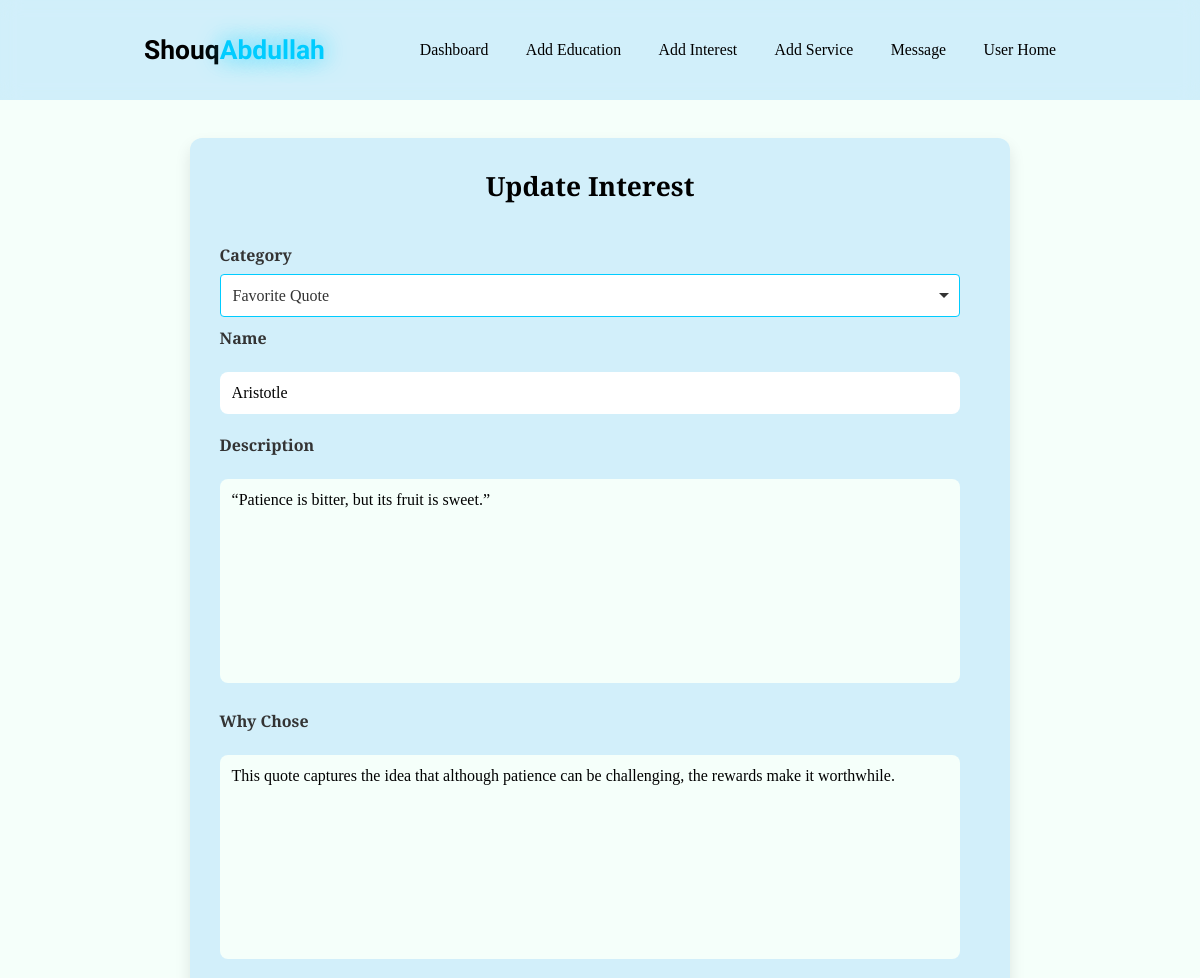
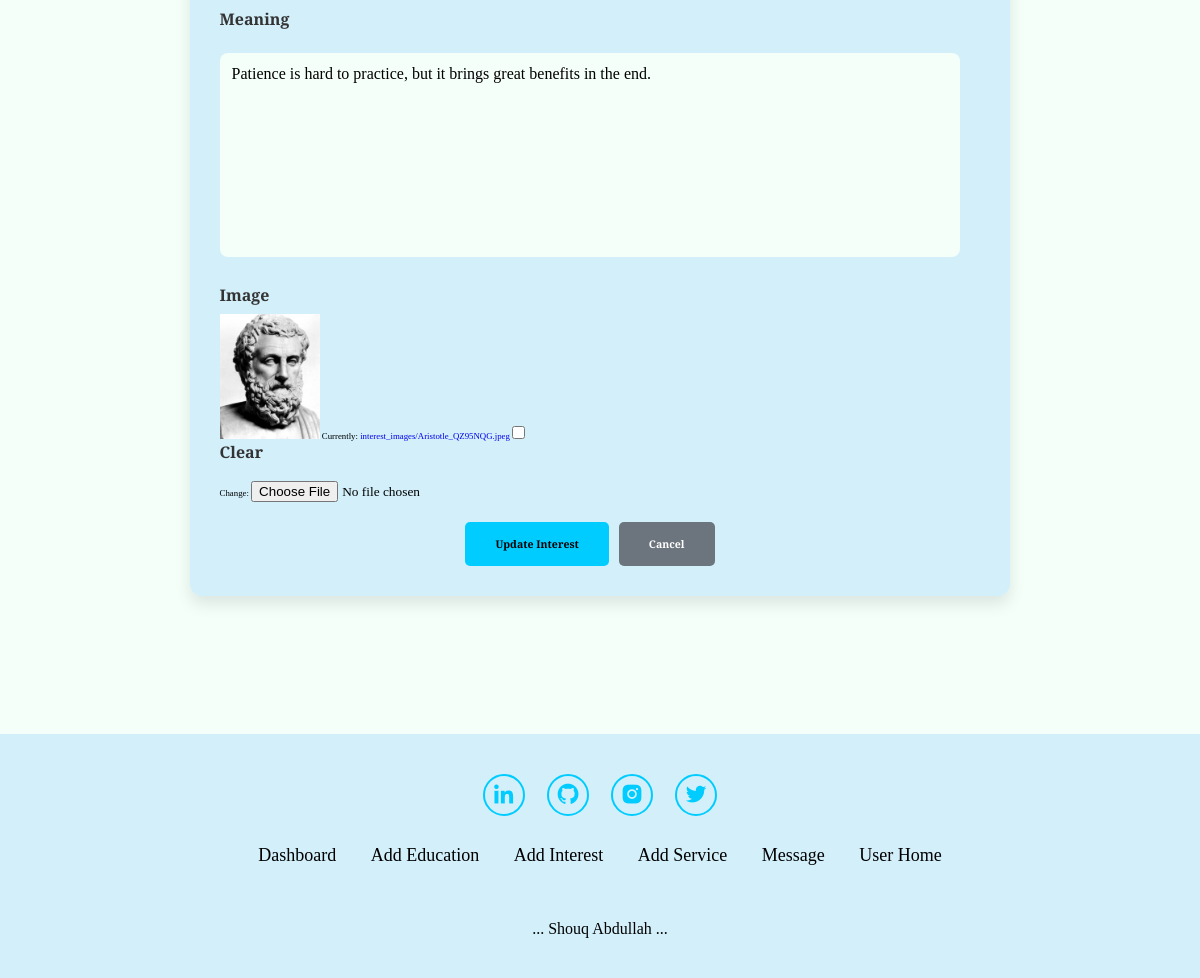
Page /dashboard/interest/edit/13/ on the committed database (2 pictures, top to bottom).
### dashboard/models.py (models this page shows, shortened)
class Interest(models.Model):
    CATEGORY_CHOICES = [
        ('city', 'Favorite City'),
        ('drink', 'Favorite Drink'),
        ('quote', 'Favorite Quote'),
    ]
    name = models.CharField(max_length=255)
    description = models.TextField(null=False, blank=True)
    quote = models.TextField(null=False, blank=True)
    meaning = models.TextField(null=True, blank=True)
    why_chose = models.TextField(null=True, blank=True)
    image = models.ImageField(upload_to='interest_images/', blank=True, null=True)
    category = models.CharField(
        max_length=20,
        choices=CATEGORY_CHOICES,
        null=True,
        blank=True,
        default='city',
    )

### dashboard/views.py (the view)
# urls.py: path('interest/edit/<int:pk>/', views.update_interest, name='update_interest'),
def update_interest(request, pk):
    interest = get_object_or_404(Interest, pk=pk)
    if request.method == 'POST':
        form = InterestForm(request.POST, request.FILES, instance=interest)
        if form.is_valid():
            form.save()
            return redirect('dashboard:interest_list')
        else:
            print(form.errors)
            return render(request, 'dashboard/update_interest.html', {'form': form})
    else:
        form = InterestForm(instance=interest)
    return render(request, 'dashboard/update_interest.html', {'form': form})

### dashboard/forms.py (shortened to what this page needs)
class InterestForm(forms.ModelForm):
    class Meta:
        model = Interest
        fields = ['category', 'name', 'description', 'quote', 'meaning', 'why_chose', 'image']
        widgets = {
            'category': forms.Select(choices=Interest.CATEGORY_CHOICES),
        }

### dashboard/templates/dashboard/update_interest.html (shortened to what this page needs)
{% extends 'about_myself/base.html' %}
{% block content %}
<section>
  <div class="contact-us-card">
    <div class="contact-form">
      <div class="form-container">
        <h1 class="title">Update Interest</h1>
        <form method="POST" enctype="multipart/form-data">
          <div class="form-row">
            <label for="id_category">Category</label>
            {{ form.category }}
          </div>
          <div class="form-row">
            <label for="id_name">Name</label>
            {{ form.name }}
          </div>
          <div class="form-row">
            <label for="id_quote">Description</label>
            {{ form.quote }}
          </div>
          <div class="form-row" id="why_chose_field">
            <label for="id_why_chose">Why Chose</label>
            {{ form.why_chose }}
          </div>
          <div class="form-row" id="meaning_field">
            <label for="id_meaning">Meaning</label>
            {{ form.meaning }}
          </div>
          <div class="form-row">
            <label for="id_image">Image</label>
            {% if form.instance.image %}
                <img src="{{ form.instance.image.url }}" alt="Current Image" style="width: 100px; height: auto;">
            {% endif %}
            {{ form.image }}
        </div>
          <div class="card-buttons">
            <button type="submit" class="btn2 btn-primary">Update Interest</button>
            <a href="{% url 'dashboard:interest_list' %}" class="btn2 btn-secondary2">Cancel</a>
          </div>
        </form>
      </div>
    </div>
  </div>
</section>
{% endblock %}

### about_myself/static/css/style.css (style rules this page uses)
* { margin: 0; padding: 0; box-sizing: border-box; text-decoration: none; border: none; outline: none; scroll-behavior: smooth; font-family: 'Playfair Display', serif; }
:root { --bg-color:#F5FFFA; --second-bg-color:rgba(159, 215, 249, 0.41); --text-color:black; --main-color:#00CCFF; }
html { font-size: 60%; scroll-behavior: smooth; }
body { background: var(--bg-color); color: var(--text-color); }
section { min-height: 100vh; padding: 10rem 12% 10rem; }
.contact-us-card { background-color: var(--second-bg-color); width: 90%; margin: 50px auto; padding: 30px; border-radius: 12px; box-shadow: 0 8px 16px rgba(0, 0, 0, 0.1); font-family: Arial, sans-serif; }
.contact-form { flex: 1; min-width: 300px; padding-right: 20px; }
.contact-form h1 { font-size: 3rem; font-weight: bold; color: var(--text-color); margin-bottom: 20px; font-family: 'Playfair Display', serif; }
.form-container { text-align: left; }
.form-container { display: flex; flex-direction: column; gap: 20px; }
label { display: block; font-size: 16px; font-weight: 600; margin-bottom: 8px; color: #333; font-family: 'Playfair Display', serif; }
textarea { width: 100%; padding: 12px; margin-bottom: 15px; border: 1px; border-radius: 8px; font-size: 16px; font-family: 'Playfair Display', serif; transition: border-color 0.3s ease; background-color: var(--bg-color); color: var(--text-color); resize: none; margin-top: 15px; }
@media (max-width:1285px) { html { font-size: 55%; } }
form input[type="text"] { width: 100%; padding: 12px; margin-bottom: 10px; border: 1px; border-radius: 8px; font-size: 16px; font-family: 'Playfair Display', serif; transition: border-color 0.3s ease; background-color: white; color: var(--text-color); margin-top: 15px; }
.card-buttons { display: flex; justify-content: center; gap: 10px; flex-wrap: wrap; margin-top: 20px; font-family: 'Playfair Display', serif; }
.title { font-size: 2.5rem; color: #333; margin-bottom: 20px; text-align: center; }
.title { font-size: 2.5rem; color: #333; margin-bottom: 20px; text-align: center; font-family: 'Playfair Display', serif; }
.btn2 { padding: 15px 30px; font-size: 1.2rem; border-radius: 5px; cursor: pointer; transition: background-color 0.3s; font-family: 'Playfair Display', serif; background: var(--main-color); font-weight: bold; }
.btn-secondary2 { background-color: #6c757d; color: white; text-decoration: none; padding: 15px 30px; border-radius: 5px; }
#id_category { width: 100%; padding: 12px; font-size: 16px; border: 1px solid #ccc; border-radius: 4px; background-color: #fff; color: #333; appearance: none; -webkit-appearance: none; -moz-appearance: none; transition: border-color 0.3s ease; }
#id_category { background-repeat: no-repeat; background-position: right 10px center; font-family: 'Playfair Display', serif; padding-right: 30px; }
#id_category { border-color: var(--main-color); outline: none; }
.form-row { margin-bottom: 10px; }

### rows in the picture
Interest: category "Favorite Quote", name "Aristotle", quote "“Patience is bitter, but its fruit is sweet.”", why_chose "This quote captures the idea that although patience can be challenging, the rewards make it worthwhile.", meaning "Patience is hard to practice, but it brings great benefits in the end.", instance.image (picture)
